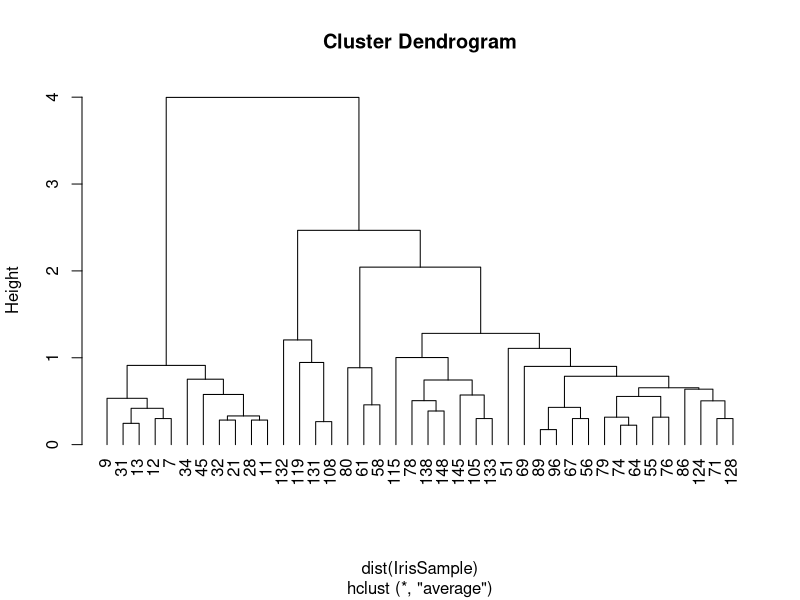

Here is the R script that generated this plot:
data(iris)
# Select 40 random rows
IrisSample <- sample(1:dim(iris)[1], 40)

# Remove the Species column
IrisSample <- iris[IrisSample, ]
IrisSample$Species <- NULL
#Perform hierarchical clustering
dim(IrisSample)
hc <- hclust(dist(IrisSample), method="ave")
hc
# Convert to character vector
species <- as.character(iris$Species)
head(species)

plot(hc, hang = -1, labels=iris$species[IrisSample])